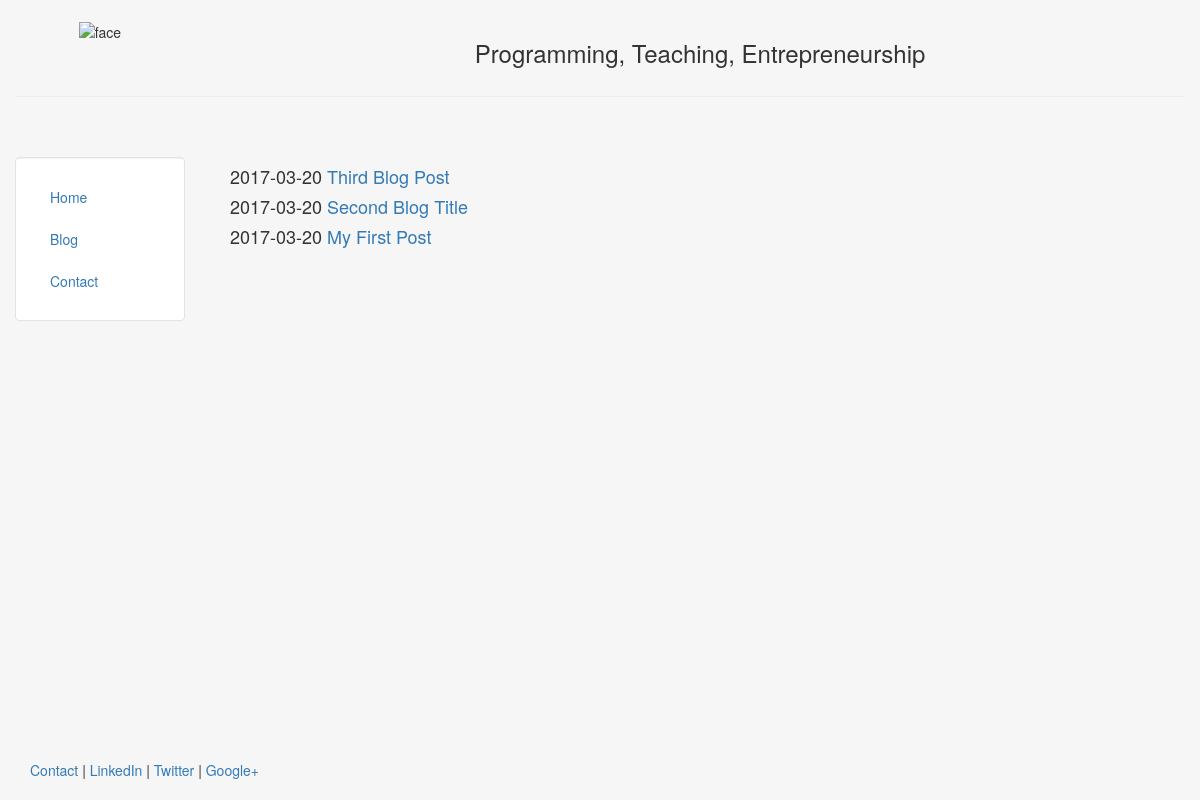
/blog/, run on an earlier commit of the app's database.
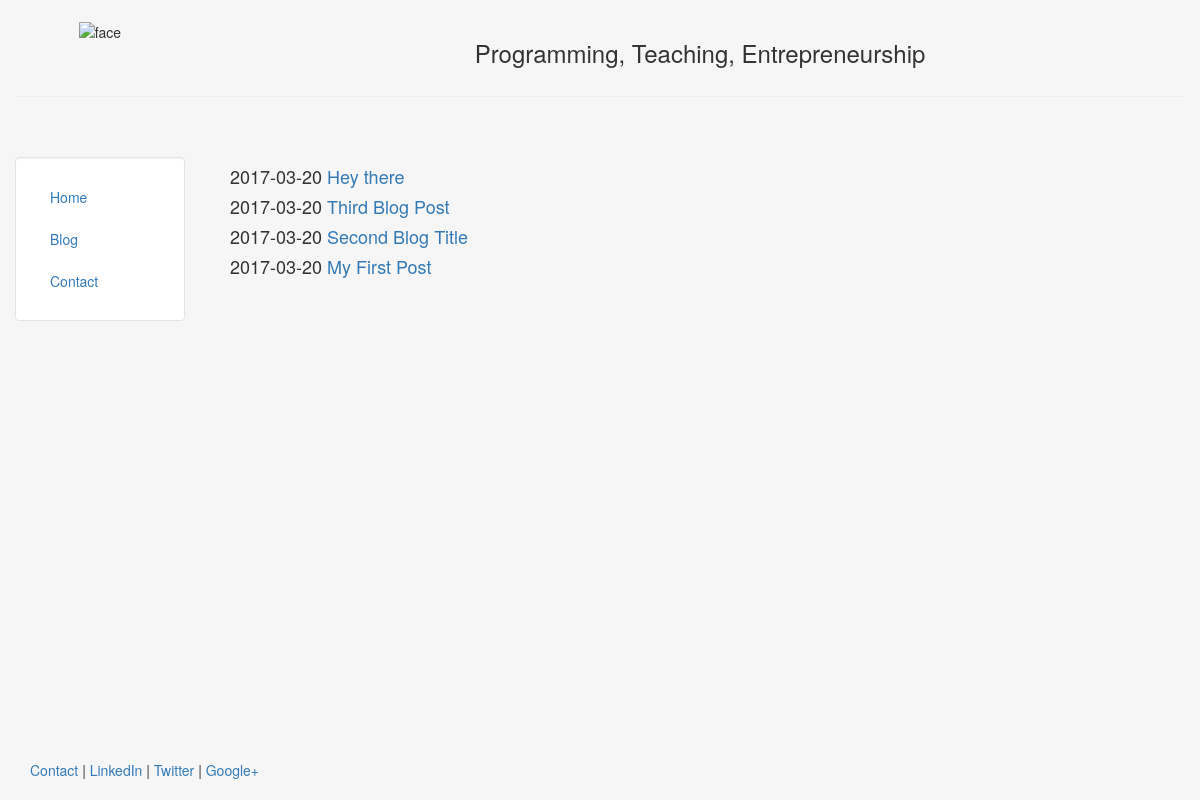
And on a later commit of the database.
### blog/models.py (models this page shows, shortened)
class Post(models.Model):
    title = models.CharField(max_length=140)
    body = models.TextField()
    date = models.DateTimeField()

### blog/templates/blog/blog.html
{% extends "personal/header.html" %}
{% block content %}
    {% for post in object_list %}
        <h4>
            {{ post.date|date:"Y-m-d" }}
            <a href="/blog/{{ post.id }}">{{ post.title }}</a>
        </h4>
    {% endfor %}
{% endblock content %}

What changed in the data, as far as the page shows it:
added Post: date "2017-03-20", title "Hey there"
